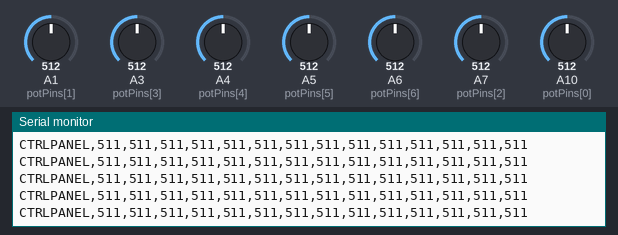
This sketch was run on a simulated Arduino Mega 2560, built with avr-gcc and run on an emulated ATmega2560. Parts: the last lines printed to the serial monitor. The inputs (shaded band) are chosen by the test bench; at power-on: A1 (potPins[1]) = 512, A3 (potPins[3]) = 512, A4 (potPins[4]) = 512, A5 (potPins[5]) = 512, A6 (potPins[6]) = 512, A7 (potPins[2]) = 512, A10 (potPins[0]) = 512.

Above: at 1.7 s.
1.8 s: A1 (potPins[1]) set to 716
At 2.4 s:
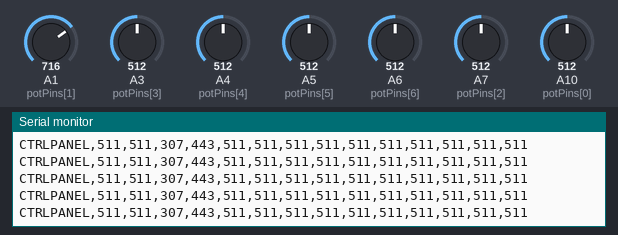
4.8 s: A3 (potPins[3]) set to 716
At 5.5 s:
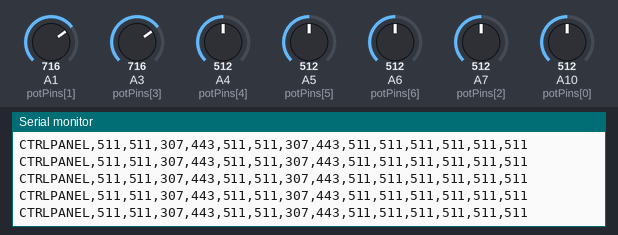
7.8 s: A4 (potPins[4]) set to 716
At 8.9 s:
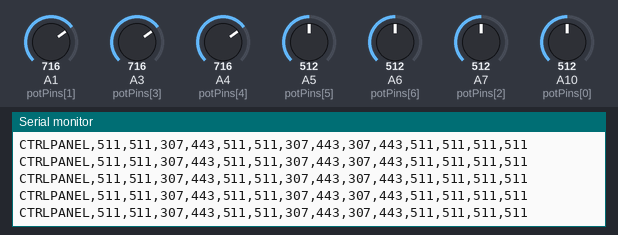
10.8 s: A5 (potPins[5]) set to 716
At 11.7 s:
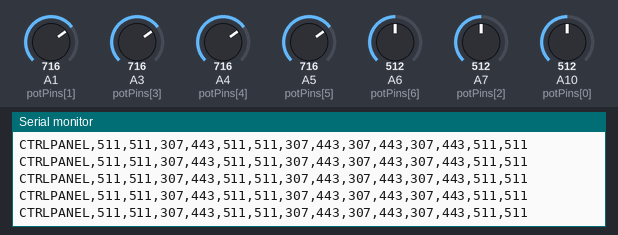
13.8 s: A6 (potPins[6]) set to 716
At 14.7 s:
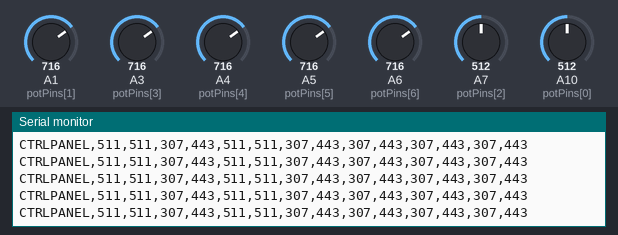
15.3 s: A7 (potPins[2]) set to 716
At 15.9 s:
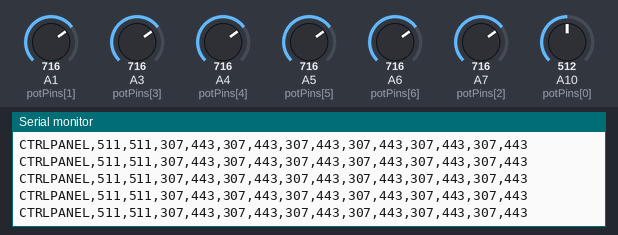
Timing chart, 0 to 17.8 s (numbered marks = the images above; inputs shaded):
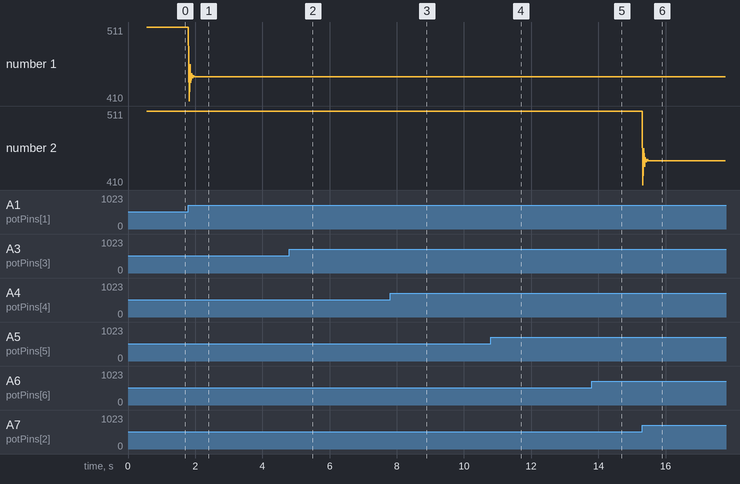

The sketch:

control_panel.ino
```cpp
#include <Servo.h>

// Pin definitions for potentiometers
#define NUM_POTS 7
const int potPins[NUM_POTS] = {A10, A1, A7, A3, A4, A5, A6}; // Changed A7 to A2

// Variables to store pot values
int potValues[NUM_POTS];
int lastPotValues[NUM_POTS];
int rawValues[NUM_POTS];

// Smoothing parameters
const float SMOOTHING_FACTOR = 0.5; // Increased for less lag (0.2 -> 0.5)
const int DEADZONE = 1; // Reduced deadzone for more responsiveness

// Calibration values - adjust these based on your potentiometers
const int MIN_POT_VALUE = 0;
const int MAX_POT_VALUE = 1023;

// Device identifier - to distinguish from throttle quadrant
const char DEVICE_ID[] = "CTRLPANEL";

void setup() {
  Serial.begin(115200);

  // Set analog reference to DEFAULT (5V on most boards)
  analogReference(DEFAULT);

  // Add a small delay between analog reads to reduce crosstalk
  // analogReadResolution(10); // Removed - not supported on all Arduino boards

  // Initialize arrays
  for (int i = 0; i < NUM_POTS; i++) {
    // Read each pot a few times to stabilize the ADC
    for (int j = 0; j < 5; j++) {
      analogRead(potPins[i]);
      delay(1);
    }

    // Initialize with actual readings
    rawValues[i] = analogRead(potPins[i]);
    potValues[i] = rawValues[i];
    lastPotValues[i] = rawValues[i];
  }

  // Wait for serial connection
  delay(500);
  Serial.println("CTRLPANEL,Initializing...");
}

void loop() {
  // Read all potentiometers with improved technique
  for (int i = 0; i < NUM_POTS; i++) {
    // Take multiple readings and average them
    int sum = 0;
    for (int j = 0; j < 3; j++) {
      sum += analogRead(potPins[i]);
      delayMicroseconds(500); // Small delay between readings
    }
    rawValues[i] = sum / 3;

    // Apply smoothing
    potValues[i] = (SMOOTHING_FACTOR * rawValues[i]) + ((1.0 - SMOOTHING_FACTOR) * potValues[i]);

    // Only update if the change is significant
    if (abs(potValues[i] - lastPotValues[i]) <= DEADZONE) {
      potValues[i] = lastPotValues[i];
    } else {
      lastPotValues[i] = potValues[i];
    }

    // Invert the values (1023 - value)
    rawValues[i] = MAX_POT_VALUE - rawValues[i];
    potValues[i] = MAX_POT_VALUE - potValues[i];
  }

  // Send data in CSV format with device identifier
  Serial.print(DEVICE_ID);
  for (int i = 0; i < NUM_POTS; i++) {
    // Send both raw and processed values
    Serial.print(",");
    Serial.print(rawValues[i]); // Send raw value first
    Serial.print(",");
    Serial.print(potValues[i]); // Send smoothed value second
  }
  Serial.println();

  // Reduced delay for less lag
  delay(10);
} 
```

Measured:
- after the input at 1.8 s, the serial monitor: prints a new line at once (image 1)
- after the input at 4.8 s, the serial monitor: prints a new line at once (image 2)
- after the input at 7.8 s, the serial monitor: prints a new line at once (image 3)
- after the input at 10.8 s, the serial monitor: prints a new line at once (image 4)
- after the input at 13.8 s, the serial monitor: prints a new line at once (image 5)
- after the input at 15.3 s, the serial monitor: prints a new line at once (image 6)
- plotted number 1: 511 → 443 after the input at 1.8 s
